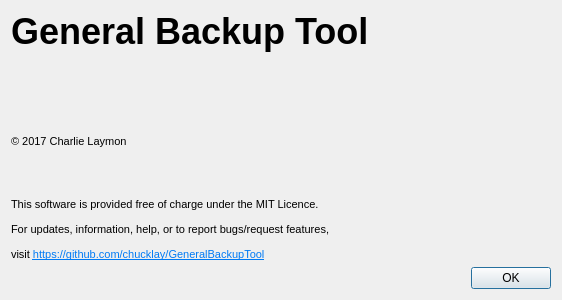
<?xml version="1.0" encoding="UTF-8"?>
<ui version="4.0">
 <class>about</class>
 <widget class="QDialog" name="about">
  <property name="geometry">
   <rect>
    <x>0</x>
    <y>0</y>
    <width>562</width>
    <height>300</height>
   </rect>
  </property>
  <property name="windowTitle">
   <string>About</string>
  </property>
  <layout class="QVBoxLayout" name="verticalLayout_2">
   <item>
    <layout class="QVBoxLayout" name="verticalLayout">
     <item>
      <widget class="QLabel" name="Title">
       <property name="font">
        <font>
         <pointsize>27</pointsize>
         <weight>75</weight>
         <bold>true</bold>
        </font>
       </property>
       <property name="text">
        <string>General Backup Tool</string>
       </property>
       <property name="alignment">
        <set>Qt::AlignLeading|Qt::AlignLeft|Qt::AlignTop</set>
       </property>
      </widget>
     </item>
     <item>
      <widget class="QLabel" name="Text">
       <property name="font">
        <font>
         <pointsize>8</pointsize>
        </font>
       </property>
       <property name="text">
        <string>&lt;html&gt;&lt;head/&gt;&lt;body&gt;&lt;p&gt;© 2017 Charlie Laymon &lt;/p&gt;&lt;p&gt;&lt;br/&gt;&lt;/p&gt;&lt;p&gt;This software is provided free of charge under the MIT Licence.&lt;/p&gt;&lt;p&gt;For updates, information, help, or to report bugs/request features, &lt;/p&gt;&lt;p&gt;visit &lt;a href=&quot;https://github.com/chucklay/GeneralBackupTool&quot;&gt;&lt;span style=&quot; text-decoration: underline; color:#007af4;&quot;&gt;https://github.com/chucklay/GeneralBackupTool&lt;/span&gt;&lt;/a&gt;&lt;/p&gt;&lt;/body&gt;&lt;/html&gt;</string>
       </property>
       <property name="textInteractionFlags">
        <set>Qt::LinksAccessibleByMouse|Qt::TextSelectableByMouse</set>
       </property>
      </widget>
     </item>
    </layout>
   </item>
   <item>
    <widget class="QDialogButtonBox" name="buttonBox">
     <property name="orientation">
      <enum>Qt::Horizontal</enum>
     </property>
     <property name="standardButtons">
      <set>QDialogButtonBox::Ok</set>
     </property>
    </widget>
   </item>
  </layout>
 </widget>
 <resources/>
 <connections>
  <connection>
   <sender>buttonBox</sender>
   <signal>accepted()</signal>
   <receiver>about</receiver>
   <slot>accept()</slot>
   <hints>
    <hint type="sourcelabel">
     <x>248</x>
     <y>254</y>
    </hint>
    <hint type="destinationlabel">
     <x>157</x>
     <y>274</y>
    </hint>
   </hints>
  </connection>
  <connection>
   <sender>buttonBox</sender>
   <signal>rejected()</signal>
   <receiver>about</receiver>
   <slot>reject()</slot>
   <hints>
    <hint type="sourcelabel">
     <x>316</x>
     <y>260</y>
    </hint>
    <hint type="destinationlabel">
     <x>286</x>
     <y>274</y>
    </hint>
   </hints>
  </connection>
 </connections>
</ui>
